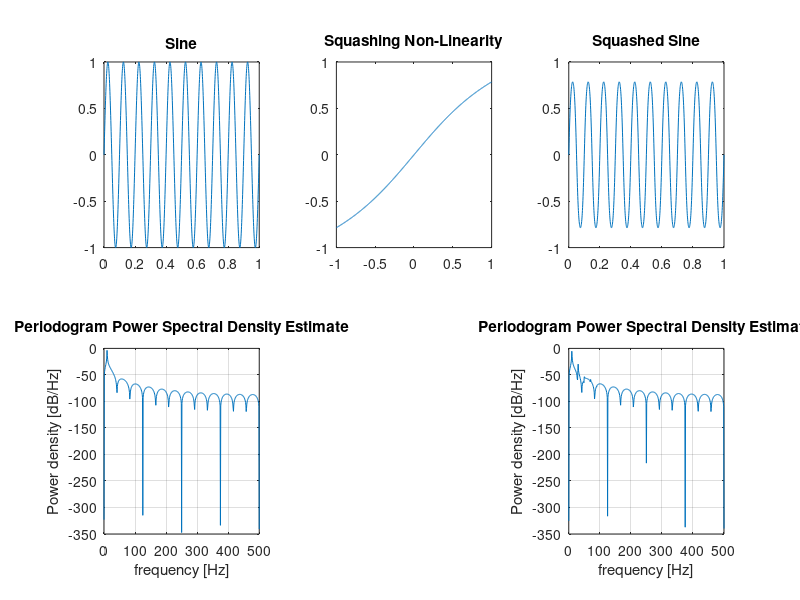

The MATLAB source for this figure:
%% To plot the harmonics of a sine function
clear all 
fs = 1000
dt = 1/fs;
t = 0 : 1/fs :1;

f= 10
phase = 2*pi*f*t;

y = sin(phase);

subplot(2,3,1)
plot(t,y)
title('Sine')

subplot(2,3,2)
a = -1:0.001:1;
plot(a,atan(a))
title('Squashing Non-Linearity')

subplot(2,3,3)
plot(t, atan(sin(phase)))
title('Squashed Sine')

subplot(2,3,4)
periodogram(sin(phase), [], [], fs)

subplot(2,3,6)
periodogram(atan(sin(phase)), [], [], fs)